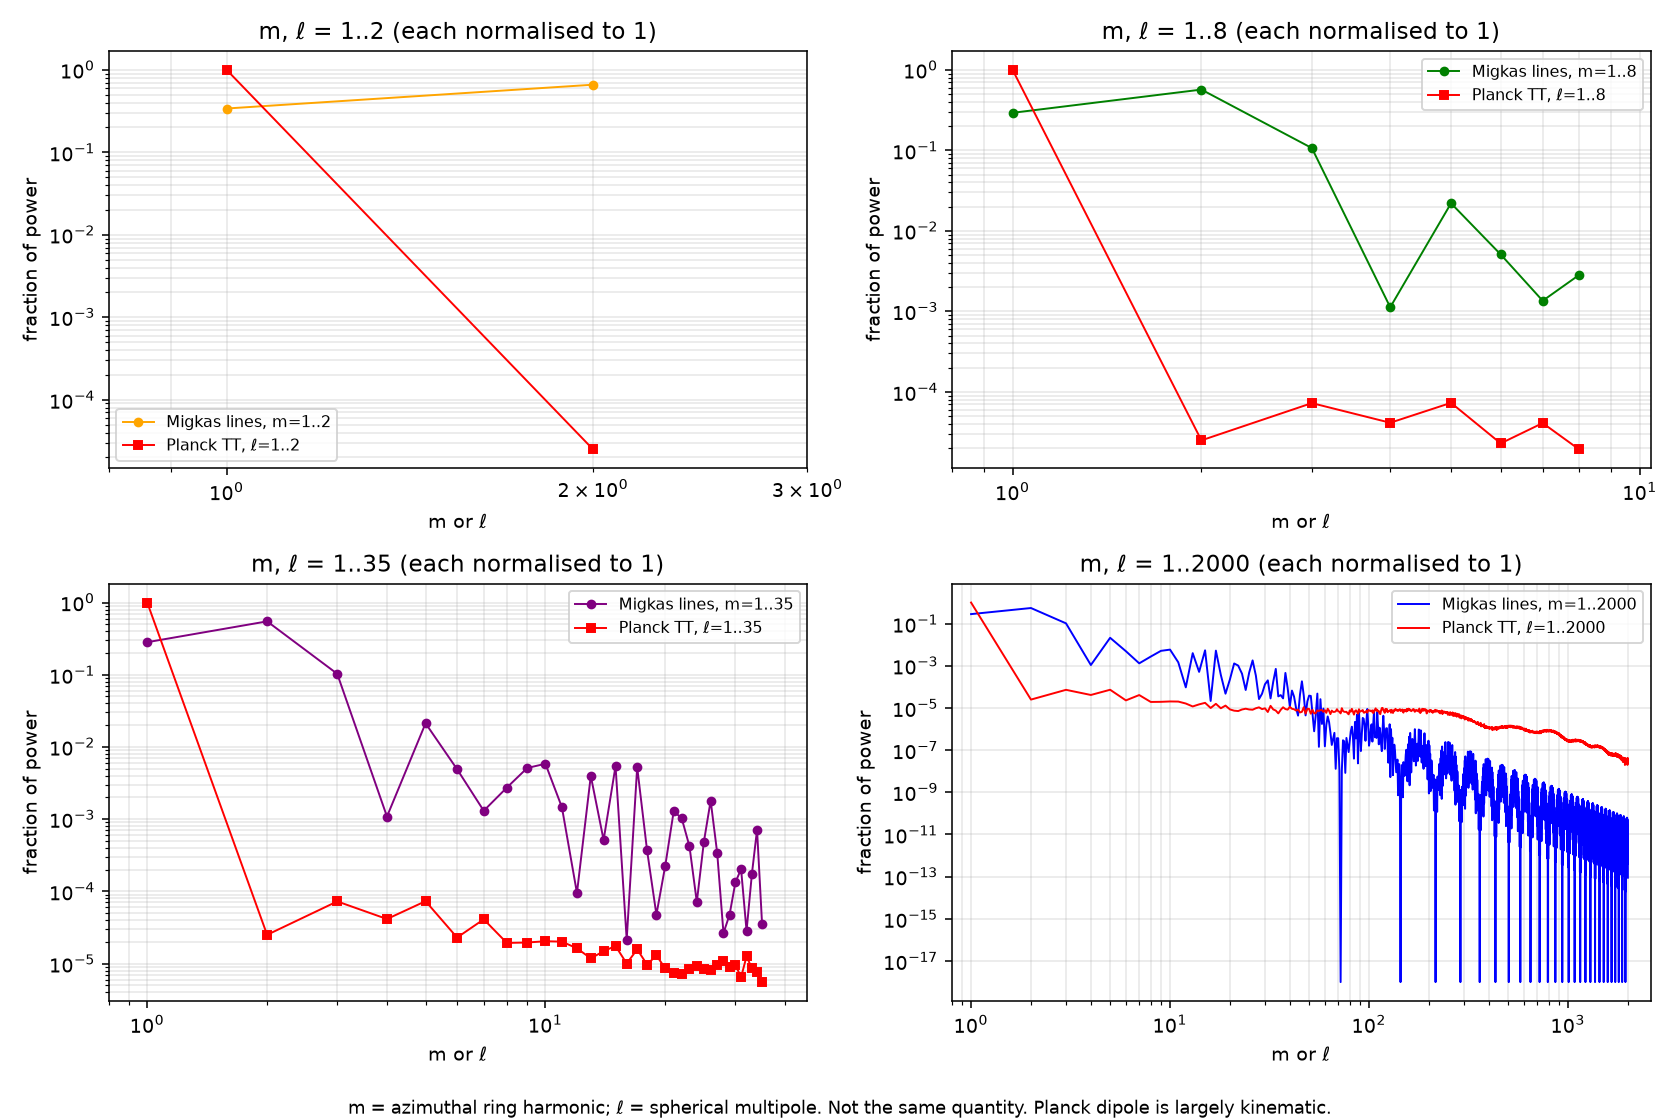

Python code for this plot:
# Each truncated connect-the-dots Fourier sum (m<=2,8,35,2000): fractional power per m (m>=1, dipole kept) overlaid with Planck 2018 TT (2l+1)C_l share over the same range (l=1 from dipole A=3362.08 uK).
import numpy as np,matplotlib;matplotlib.use('Agg');import matplotlib.pyplot as plt
d=np.genfromtxt('/workspace/cosmology/migkas/fig6_digitized.csv',delimiter=',',names=True);l,y=d['l_deg'],d['A_over_Aall'];o=np.argsort(l);l,y=l[o],y[o]
N=2**16;g=np.arange(N)*360/N;f=np.interp(g,l,y,period=360);A2=4*np.abs(np.fft.rfft(f)/N)**2
p=np.loadtxt('COM_PowerSpect_CMB-TT-full_R3.01.txt');L=np.r_[1,p[:,0]];Ad=3362.08;C1=4*np.pi/9*Ad**2
Cl=np.r_[C1,2*np.pi*p[:,1]/(p[:,0]*(p[:,0]+1))];Pl=(2*L+1)*Cl
fig,axs=plt.subplots(2,2,figsize=(12,8))
for a,(M,cl) in zip(axs.flat,[(2,'orange'),(8,'green'),(35,'purple'),(2000,'b')]):
  m=np.arange(1,M+1);pm=A2[1:M+1];pm=pm/pm.sum();k=L<=M;pp=Pl[k]/Pl[k].sum()
  a.loglog(m,pm,'o-' if M<=35 else '-',color=cl,ms=4,lw=1,label=f'Migkas lines, m=1..{M}')
  a.loglog(L[k],pp,'s-' if M<=35 else '-',color='red',ms=4,lw=1,label=f'Planck TT, $\\ell$=1..{M}')
  a.set_title(f'm, $\\ell$ = 1..{M} (each normalised to 1)');a.set_xlabel('m or $\\ell$');a.set_ylabel('fraction of power');a.grid(alpha=.3,which='both');a.set_xlim(.8,max(M*1.3,3));a.legend(fontsize=8)
fig.text(.5,.005,'m = azimuthal ring harmonic; $\\ell$ = spherical multipole. Not the same quantity. Planck dipole is largely kinematic.',ha='center',fontsize=9)
plt.tight_layout(rect=(0,.03,1,1));plt.savefig('A_lines_harm_spectra_planck.png',dpi=140)
